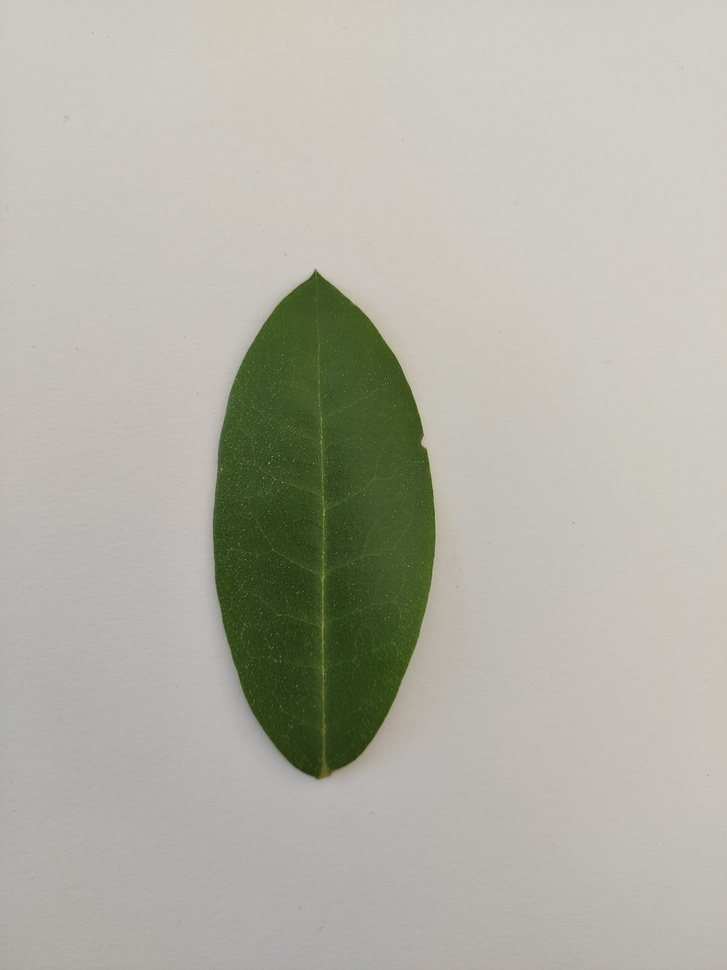
%> input picture cache/images/Pianta 3-01.jpg, 727 x 970 px, shrunk from 3000 x 4000 before the run
$ octave --eval "result = extractFourier(imread('../../cache/images/Pianta 3-01.jpg'));"   (GNU Octave 9; MATLAB toolbox functions it lacks are replaced by stand-ins)
%> lines starting %> are read from the running program, lines starting %| are printed output that depends on the picture; in (x1, y1, x2, y2) boxes, pixels count from 0 and x2, y2 are one past the last pixel; in counts of white or black regions, pixels touching at a corner belong together; the program's own positions count from 1
function out = extractFourier(image)
% Converte l'immagine in scala di grigi (se necessario)
if size(image, 3) == 3
    grayImage = rgb2gray(image);
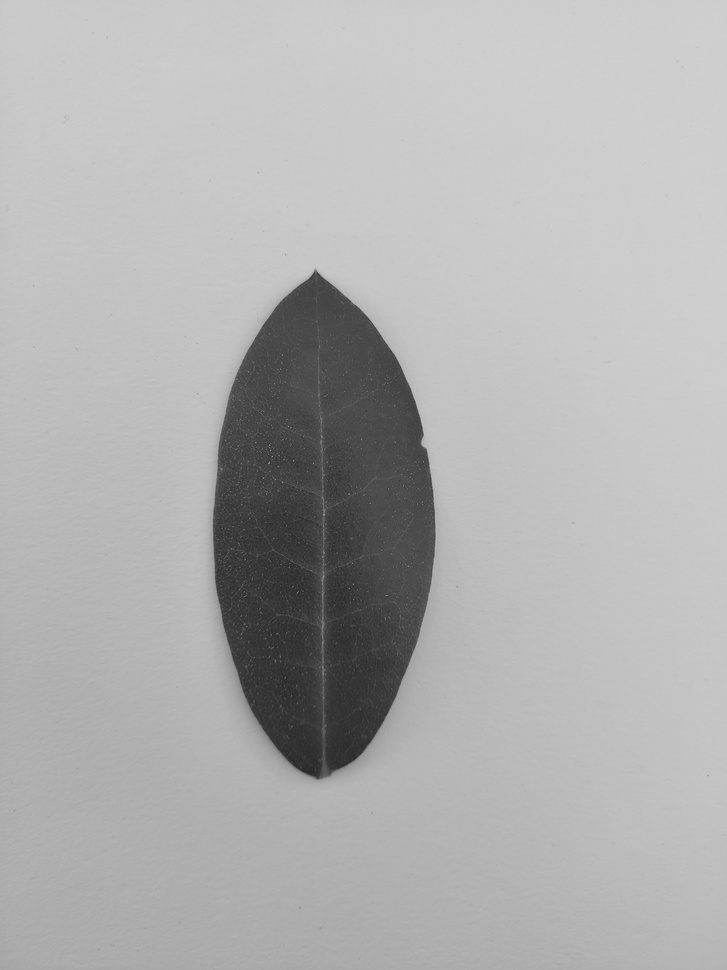
%> grayImage: size 970x727 uint8; min 38, max 209, mean 176.3
else
    grayImage = image;
end

% Binarizza l'immagine (threshold adattivo semplice)
bw = imbinarize(grayImage);
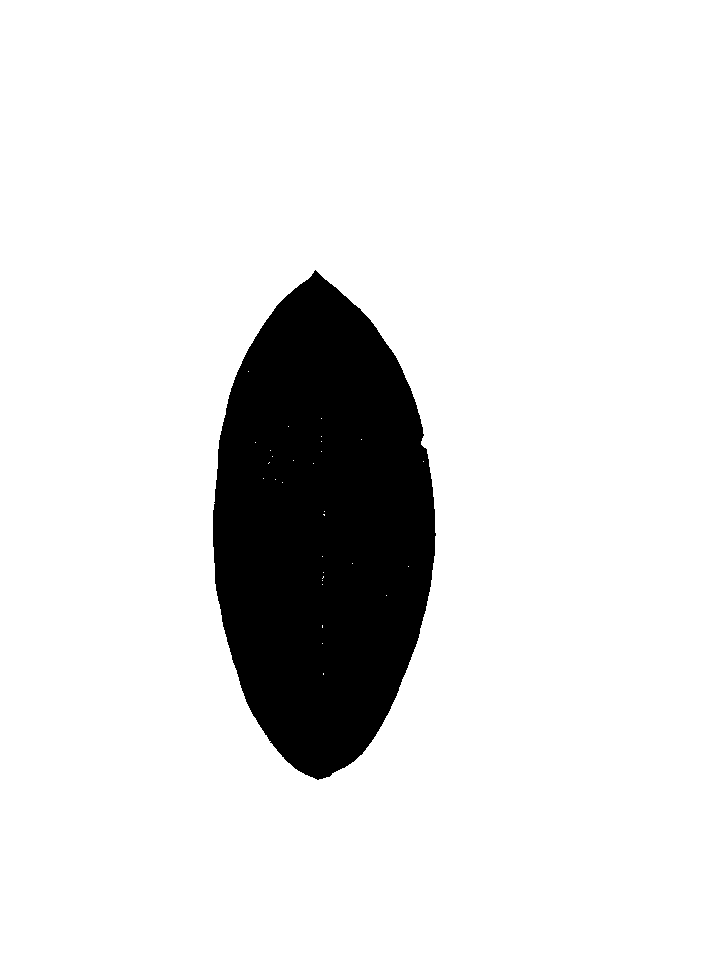
%> bw: size 970x727 logical; 88.2% white; 1 black region, box (x1, y1, x2, y2) and area: (213, 270, 436, 780) 83101

% Rimuove piccoli oggetti
bw = bwareaopen(bw, 50);
%> bw: size 970x727 logical; 88.2% white; 1 black region, box (x1, y1, x2, y2) and area: (213, 270, 436, 780) 83139

% Estrae i contorni
boundaries = bwboundaries(bw);
%> boundaries = 2 boundaries; box (x1, y1, x2, y2) and points: (0, 0, 727, 970) 3391, (213, 270, 436, 780) 1067

% Seleziona il contorno più lungo (supponendo che sia la foglia)
maxBoundary = [];
maxLength = 0;
for k = 1:length(boundaries)
    boundary = boundaries{k};
    if length(boundary) > maxLength
        maxLength = length(boundary);
        maxBoundary = boundary;
    end
end
%> this loop made 2 passes
%> maxLength on pass 1: 3391

% Rappresenta il contorno come numeri complessi: z = x + iy
z = double(maxBoundary(:,2)) + 1i * double(maxBoundary(:,1));

% Calcola la trasformata di Fourier sul contorno
F = fft(z);

% Normalizza per ottenere invarianti rispetto a traslazione e scala:
% - Il DC (F(1)) è influenzato dalla traslazione, quindi lo si scarta
% - Si normalizza dividendo per la magnitudine del secondo coefficiente
F = F / abs(F(2));


% Scarta il termine DC e seleziona i primi N coefficienti
N = 10;  % ad esempio, estraiamo 10 Fourier descriptors
out = double(F(2:(N+1)));
out = [real(out) imag(out)];
%> out = [-0.622 -0.783; 0.00012 0.000193; -0.0334 0.016; 4.8e-05 -1.64e-05; -0.00733 -0.0332; 6.4e-06 6.04e-05; -0.0145 -0.000108; 4.54e-05 5.66e-06; 0.00156 -0.00638; -6.8e-06 1.89e-05]
out = out(:)';  % restituisce un vettore riga
%> out = 20 values, max 0.016 at index 13, min -0.783 at index 11, mean -0.0741
%> `result = extractFourier(imread('../../cache/images/Pianta 3-01.jpg'));`: result has the same summary as out in extractFourier
end
